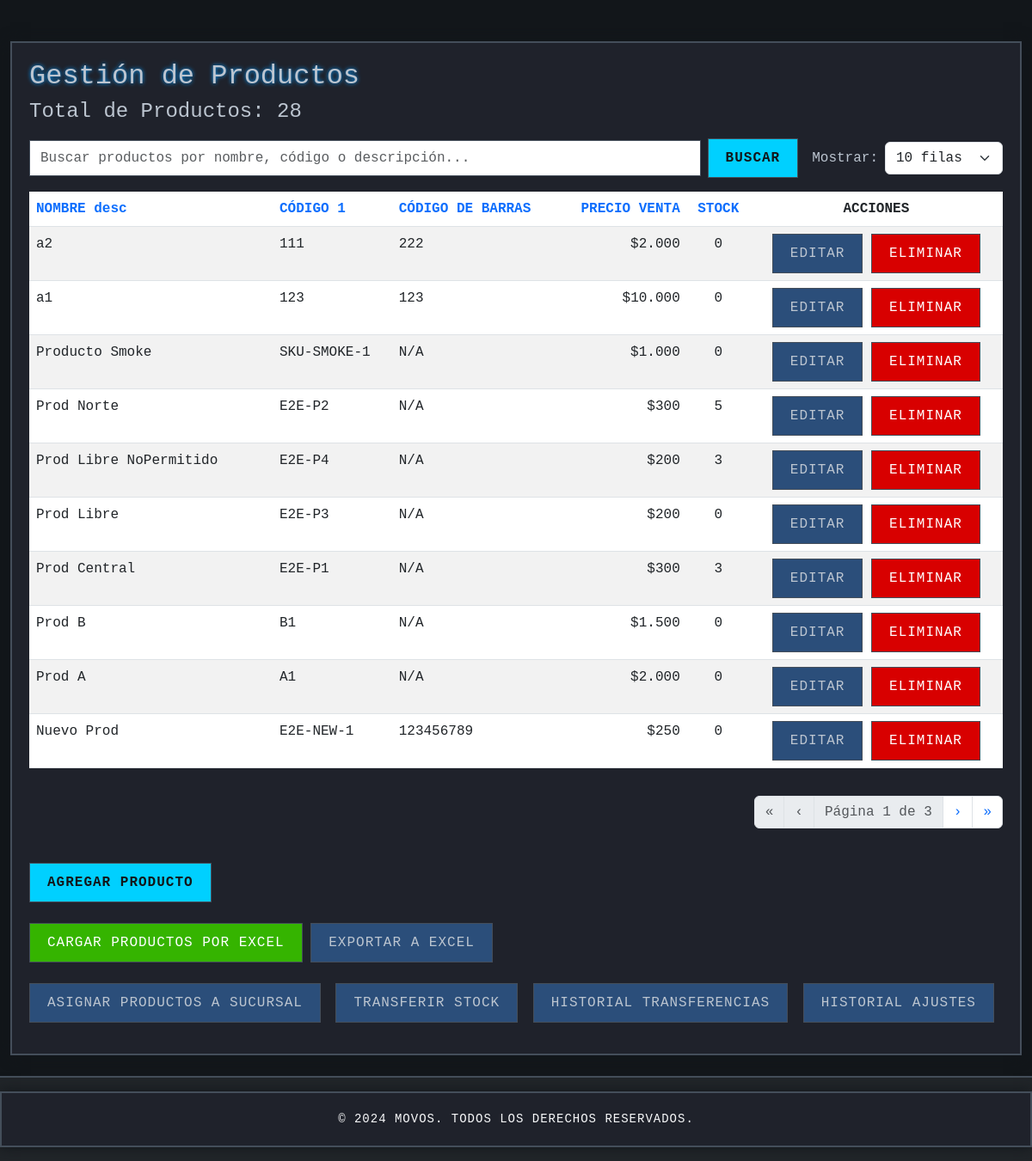
The app's page /products/management/?page=1&search=&per_page=10&sort_by=nombre&order=desc, older data.
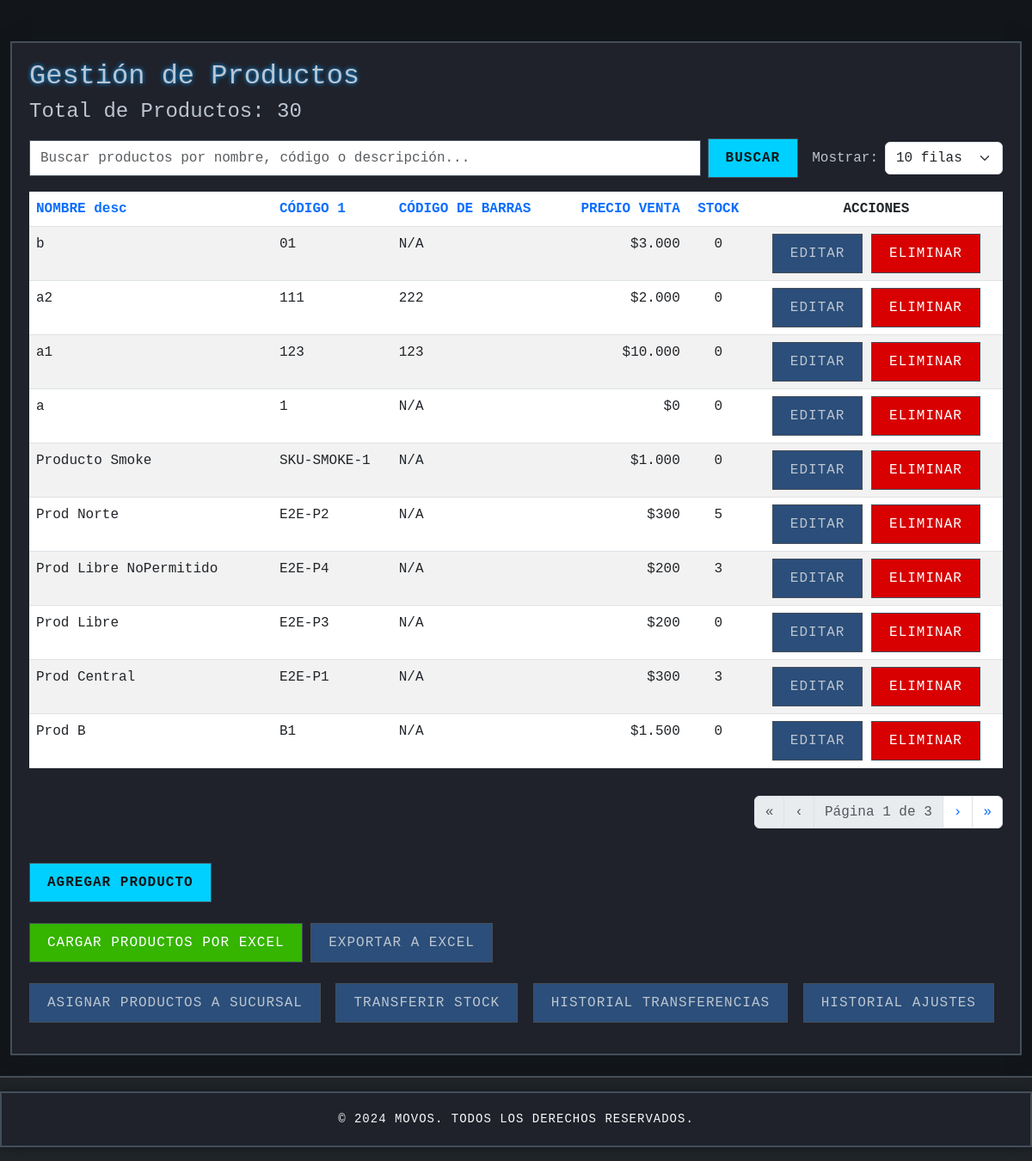
The same page, newer data.
### products/models.py (models this page shows, shortened)
class Product(models.Model):
    nombre = models.CharField(max_length=255, verbose_name="Nombre del Producto", blank=True, null=True)
    descripcion = models.TextField(verbose_name="Descripción", blank=True, null=True)
    producto_id = models.CharField(max_length=255, unique=True, verbose_name="Código 1")
    codigo_alternativo = models.CharField(max_length=255, verbose_name="Código 2", blank=True, null=True)
    fecha_ingreso_producto = models.DateField(verbose_name="Fecha de Ingreso", blank=True, null=True)
    precio_compra = models.DecimalField(max_digits=10, decimal_places=2, verbose_name="Precio de Compra", default=Decimal('0.00'))
    precio_venta = models.DecimalField(max_digits=10, decimal_places=2, verbose_name="Precio de Venta", default=Decimal('0.00'))
    cantidad = models.IntegerField(
        verbose_name="Cantidad",
        default=0,
        validators=[MinValueValidator(0)]
    )
    stock = models.IntegerField(
        verbose_name="Stock",
        default=0,
        validators=[MinValueValidator(0)]
    )
    codigo_barras = models.CharField(max_length=255, verbose_name="Código de Barras", blank=True, null=True)
    permitir_venta_sin_stock = models.BooleanField(default=True, verbose_name="Permitir Venta sin Stock")
    sucursal = models.ForeignKey(Sucursal, on_delete=models.CASCADE, related_name='productos', blank=True, null=True)
    def _format_currency(self, value):
        try:
            return "{:,.0f}".format(float(value)).replace(",", ".")
        except Exception:
            return value
    @property
    def formatted_precio_compra(self):
        return self._format_currency(self.precio_compra)
    @property
    def formatted_precio_venta(self):
        return self._format_currency(self.precio_venta)
    class Meta:
        verbose_name = "Producto"
        verbose_name_plural = "Productos"

### products/views.py (the view)
# urls.py: path('products/', include('products.urls')),      # product_management, etc.
def product_management(request):
    query = request.GET.get('search', '')
    sort_by = request.GET.get('sort_by', 'nombre')
    order = request.GET.get('order', 'asc')
    products = Product.objects.filter(build_product_search_q(query))
    allowed_sort_fields = {
        'nombre': 'nombre',
        'descripcion': 'descripcion',
        'codigo1': 'producto_id',
        'codigo_barras': 'codigo_barras',
        'fecha_ingreso': 'fecha_ingreso_producto',
        'precio_compra': 'precio_compra',
        'precio_venta': 'precio_venta',
        'cantidad': 'cantidad',
        'stock': 'stock',
    }
    if sort_by in allowed_sort_fields:
        field_to_sort = allowed_sort_fields[sort_by]
        if order == 'desc':
            field_to_sort = '-' + field_to_sort
        products = products.order_by(field_to_sort)
    else:
        products = products.order_by('nombre')
    total_products_count = products.count()
    per_page_options = [10, 25, 50, 100]
    per_page = request.GET.get('per_page', 10)
    try:
        per_page = int(per_page)
    except ValueError:
        per_page = 10
    if per_page not in per_page_options:
        per_page = 10
    paginator = Paginator(products, per_page)
    page = request.GET.get('page', 1)
    try:
        products_page = paginator.page(page)
    except PageNotAnInteger:
        products_page = paginator.page(1)
    except EmptyPage:
        products_page = paginator.page(paginator.num_pages)
    return render(request, 'products/product_management.html', {
        'products': products_page,
        'total_products_count': total_products_count,
        'search_query': query,
        'per_page': per_page,
        'per_page_options': per_page_options,
        'sort_by': sort_by,
        'order': order,
        'messages': [m for m in messages.get_messages(request) if not (
            str(m).startswith('Ya existe una caja abierta') or str(m).startswith('Caja abierta en sucursal') or str(m).startswith('Ya tienes una caja abierta')
        )]
    })

### products/utils.py (called while the page is built, shortened)
def build_product_search_q(query: str) -> Q:
    if not query:
        return Q()

### products/templates/products/product_management.html (shortened to what the changed rows need)
{% extends 'base.html' %}
{% block content %}
<div class="container content-max mt-4">
    <h2>Gestión de Productos</h2>
    <h4 class="mb-3">Total de Productos: {{ total_products_count }}</h4>
    <div class="d-flex justify-content-between align-items-center mb-3">
        <form method="get" class="d-flex align-items-center me-3 flex-grow-1">
        </form>
        <div class="mb-0 d-flex justify-content-end align-items-center" style="margin-bottom: 0 !important;">
        </div>
    </div>
    <div class="table-responsive">
        <table class="table table-striped table-hover product-table">
            <thead class="thead-dark">
                <tr>
                    <th style="width: 25%;">
                        <a href="?page=1&search={{ search_query }}&per_page={{ per_page }}&sort_by=nombre&order={% if sort_by == 'nombre' and order == 'asc' %}desc{% else %}asc{% endif %}" class="text-decoration-none">
                            NOMBRE
                            {% if sort_by == 'nombre' %}{% if order == 'asc' %}&uarr;{% else %}desc{% endif %}{% endif %}
                        </a>
                    </th>
                    <th>
                        <a href="?page=1&search={{ search_query }}&per_page={{ per_page }}&sort_by=codigo1&order={% if sort_by == 'codigo1' and order == 'asc' %}desc{% else %}asc{% endif %}" class="text-decoration-none">
                            CÓDIGO 1
                        </a>
                    </th>
                    <th>
                        <a href="?page=1&search={{ search_query }}&per_page={{ per_page }}&sort_by=codigo_barras&order={% if sort_by == 'codigo_barras' and order == 'asc' %}desc{% else %}asc{% endif %}" class="text-decoration-none">
                            CÓDIGO DE BARRAS
                        </a>
                    </th>
                    <th class="text-end">
                        <a href="?page=1&search={{ search_query }}&per_page={{ per_page }}&sort_by=precio_venta&order={% if sort_by == 'precio_venta' and order == 'asc' %}desc{% else %}asc{% endif %}" class="text-decoration-none">
                            PRECIO VENTA
                        </a>
                    </th>
                    <th class="text-center">
                        <a href="?page=1&search={{ search_query }}&per_page={{ per_page }}&sort_by=stock&order={% if sort_by == 'stock' and order == 'asc' %}desc{% else %}asc{% endif %}" class="text-decoration-none">
                            STOCK
                        </a>
                    </th>
                    <th class="text-center">ACCIONES</th>
                </tr>
            </thead>
            <tbody>
                {% for product in products %}
                <tr class="product-row"
                    data-product-name="{{ product.nombre|default:"N/A" }}"
                    data-product-description="{{ product.descripcion|default:"Sin descripción" }}"
                    data-product-codigo1="{{ product.producto_id }}"
                    data-product-codigo2="{% if product.codigo_barras %}{{ product.codigo_barras }}{% elif product.codigo_alternativo %}{{ product.codigo_alternativo }}{% else %}N/A{% endif %}"
                    data-product-fecha="{{ product.fecha_ingreso_producto|date:"Y-m-d"|default:"N/A" }}"
                    data-product-preciocompra="{{ product.formatted_precio_compra|default:"0" }}"
                    data-product-precioventa="{{ product.formatted_precio_venta|default:"0" }}"
                    data-product-cantidad="{{ product.cantidad }}"
                    data-product-stock="{{ product.stock }}">
                    <td class="product-name-cell" style="word-wrap: break-word;">{{ product.nombre|default:"N/A" }}</td>
                    <td>{{ product.producto_id }}</td>
                    <td>
                        {% if product.codigo_barras %}{{ product.codigo_barras }}
                        {% elif product.codigo_alternativo %}{{ product.codigo_alternativo }}
                        {% else %}N/A{% endif %}
                    </td>
                    <td class="text-end">${{ product.formatted_precio_venta }}</td>
                    <td class="text-center">{{ product.stock }}</td>
                    <td class="text-center actions-cell" onclick="event.stopPropagation();">
                        <a href="{% url 'edit_product' product.id %}" class="btn btn-warning btn-sm">Editar</a>
                        <form method="post" action="{% url 'delete_product' product.id %}" style="display: inline;">
                            <button type="submit" class="btn btn-danger btn-sm" onclick="return confirm('¿Estás seguro de que quieres eliminar este producto?');">Eliminar</button>
                        </form>
                    </td>
                </tr>
                {% empty %}
                <tr>
                    <td colspan="7" class="text-center">No hay productos registrados.</td>
                </tr>
                {% endfor %}
            </tbody>
        </table>
    </div>
    <nav aria-label="Page navigation" class="mt-3">
        <ul class="pagination justify-content-end align-items-center">
        </ul>
    </nav>
    <br>
    <a href="{% url 'create_product' %}" class="btn btn-primary">Agregar Producto</a>
    <br><br>
    <a href="{% url 'upload_products' %}" class="btn btn-success">Cargar Productos por Excel</a>
    <a href="{% url 'export_products_to_excel' %}" class="btn btn-info">Exportar a Excel</a>
    <br><br>
        {% if request.user.is_superuser %}
            {% url 'admin_dashboard' as back_href %}
        {% endif %}
    <a href="{% url 'bulk_assign_products' %}" class="btn btn-warning mb-3">Asignar Productos a Sucursal</a>
    <a href="{% url 'transfer_stock' %}" class="btn btn-outline-primary mb-3 ms-2">Transferir Stock</a>
    <a href="{% url 'transfer_history' %}" class="btn btn-outline-secondary mb-3 ms-2">Historial Transferencias</a>
    <a href="{% url 'adjust_history' %}" class="btn btn-outline-secondary mb-3 ms-2">Historial Ajustes</a>
</div>
{% endblock %}

Row changes from the older to the newer data that the page shows:
no longer on this page (row unchanged): Product: nombre "Prod A", producto_id "A1", shows "N/A", formatted_precio_venta "2.000", stock "0"
no longer on this page (row unchanged): Product: nombre "Nuevo Prod", producto_id "E2E-NEW-1", codigo_barras "123456789", formatted_precio_venta "250", stock "0"
added Product: nombre "b", producto_id "01", shows "N/A", formatted_precio_venta "3.000", stock "0"
added Product: nombre "a", producto_id "1", shows "N/A", formatted_precio_venta "0", stock "0"
Text that changed along with them:
{{ total_products_count }}: "28" → "30"
